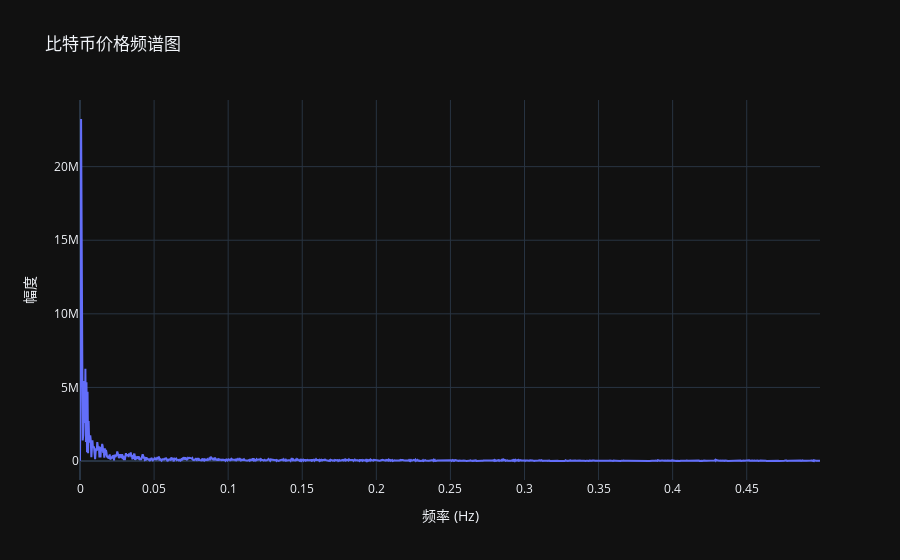

The cell this chart's notebook holds for it:
### Code cell
# 傅里叶变换+输出频谱图
# 2. 使用 FFT 进行傅里叶变换和低通滤波

# 计算 FFT 变换
fft_coeffs = np.fft.fft(df['Detrended'])

# 3. 计算频率轴
sampling_rate = 1  # 采样频率
n = len(df)
frequencies = np.fft.fftfreq(n, d=1/sampling_rate)

# 计算对应频率
freqs = np.fft.fftfreq(len(df))

# 4. 计算幅度谱
amplitude = np.abs(fft_coeffs)

# 5. 绘制频谱图
fig = go.Figure()
fig.add_trace(go.Scatter(
    x=frequencies[:n//2],  # 仅显示正频率部分
    y=amplitude[:n//2],
    mode='lines',
    name='Amplitude Spectrum'
))
fig.update_layout(
    title='比特币价格频谱图',
    xaxis_title='频率 (Hz)',
    yaxis_title='幅度',
    template='plotly_dark'
)
fig.show()

### Figure 1 — Plotly figure (JSON) as saved in the notebook; plotly's stock layout.template omitted (floating-point values rounded to 4 significant figures; data arrays with more than 128 entries replaced by an {"elided": "..."} marker saying what was removed)
{"data": [{"mode": "lines", "name": "Amplitude Spectrum", "x": {"elided": "1371 float values"}, "y": {"elided": "1371 float values"}, "type": "scatter"}], "layout": {"title": {"text": "比特币价格频谱图"}, "xaxis": {"title": {"text": "频率 (Hz)"}}, "yaxis": {"title": {"text": "幅度"}}}}
